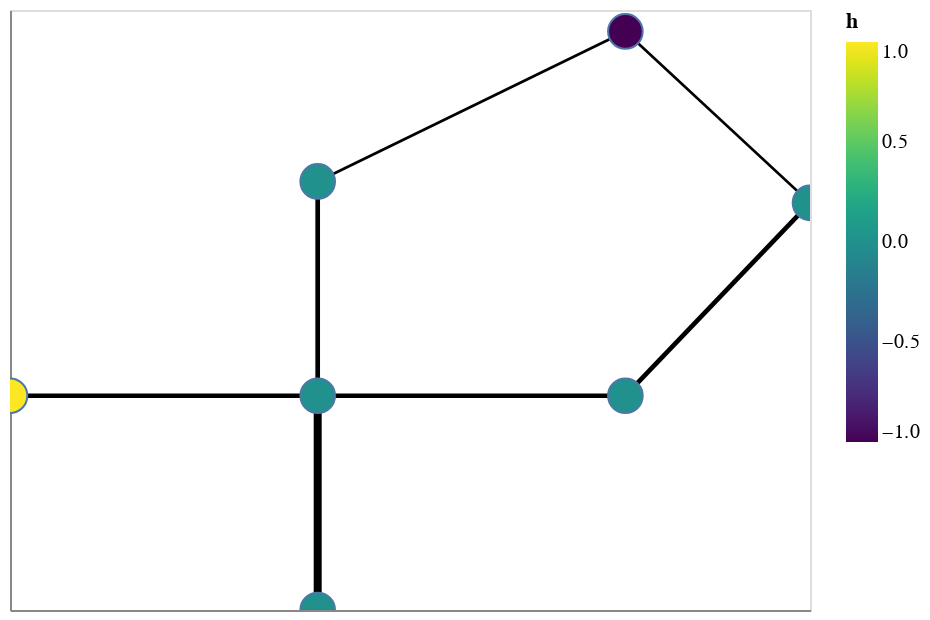

Notebook source saved alongside this figure:
### Code cell
import nx_altair as nxa

viz = nxa.draw_networkx(
    nx_g, pos=pos,
    node_color='h',
    cmap='viridis',
    width='weights',
    edge_color='black',
)

viz.interactive()

### Figure 1 — Vega-Lite specification as saved in the notebook (floating-point values rounded to 4 significant figures)
{"config": {"view": {"continuousWidth": 400, "continuousHeight": 300}}, "layer": [{"data": {"name": "data-2764baf9c344498d4d7132f473c3ef70"}, "mark": {"type": "line", "color": "black", "opacity": 1}, "encoding": {"detail": {"type": "quantitative", "field": "edge"}, "size": {"type": "quantitative", "field": "weights", "legend": null}, "x": {"type": "quantitative", "axis": {"grid": false, "labels": false, "ticks": false, "title": ""}, "field": "x"}, "y": {"type": "quantitative", "axis": {"grid": false, "labels": false, "ticks": false, "title": ""}, "field": "y"}}, "selection": {"selector002": {"type": "interval", "bind": "scales", "encodings": ["x", "y"]}}}, {"data": {"name": "data-7c085e41a0ba696f971001950deb034f"}, "mark": {"type": "point", "opacity": 1, "size": 300, "strokeWidth": 1.0}, "encoding": {"fill": {"type": "quantitative", "field": "h", "scale": {"scheme": "viridis"}}, "x": {"type": "quantitative", "axis": {"grid": false, "labels": false, "ticks": false}, "field": "x"}, "y": {"type": "quantitative", "axis": {"grid": false, "labels": false, "ticks": false}, "field": "y"}}}], "$schema": "https://vega.github.io/schema/vega-lite/v4.8.1.json", "datasets": {"data-2764baf9c344498d4d7132f473c3ef70": [{"source": 0, "weights": 0.4, "x": 10, "y": 10, "edge": 0, "target": 1, "pair": [0, 1]}, {"source": 0, "weights": 0.4, "x": 15, "y": 10, "edge": 0, "target": 1, "pair": [0, 1]}, {"source": 1, "weights": 0.4, "x": 15, "y": 10, "edge": 1, "target": 2, "pair": [1, 2]}, {"source": 1, "weights": 0.4, "x": 15, "y": 20, "edge": 1, "target": 2, "pair": [1, 2]}, {"source": 1, "weights": 0.4, "x": 15, "y": 10, "edge": 2, "target": 3, "pair": [1, 3]}, {"source": 1, "weights": 0.4, "x": 20, "y": 10, "edge": 2, "target": 3, "pair": [1, 3]}, {"source": 1, "weights": 0.9, "x": 15, "y": 10, "edge": 3, "target": 4, "pair": [1, 4]}, {"source": 1, "weights": 0.9, "x": 15, "y": 0, "edge": 3, "target": 4, "pair": [1, 4]}, {"source": 2, "weights": 0.1, "x": 15, "y": 20, "edge": 4, "target": 5, "pair": [2, 5]}, {"source": 2, "weights": 0.1, "x": 20, "y": 27, "edge": 4, "target": 5, "pair": [2, 5]}, {"source": 3, "weights": 0.4, "x": 20, "y": 10, "edge": 5, "target": 6, "pair": [3, 6]}, {"source": 3, "weights": 0.4, "x": 23, "y": 19, "edge": 5, "target": 6, "pair": [3, 6]}, {"source": 5, "weights": 0.1, "x": 20, "y": 27, "edge": 6, "target": 6, "pair": [5, 6]}, {"source": 5, "weights": 0.1, "x": 23, "y": 19, "edge": 6, "target": 6, "pair": [5, 6]}], "data-7c085e41a0ba696f971001950deb034f": [{"h": 1, "x": 10, "y": 10}, {"h": 0, "x": 15, "y": 10}, {"h": 0, "x": 15, "y": 20}, {"h": 0, "x": 20, "y": 10}, {"h": 0, "x": 15, "y": 0}, {"h": -1, "x": 20, "y": 27}, {"h": 0, "x": 23, "y": 19}]}}
